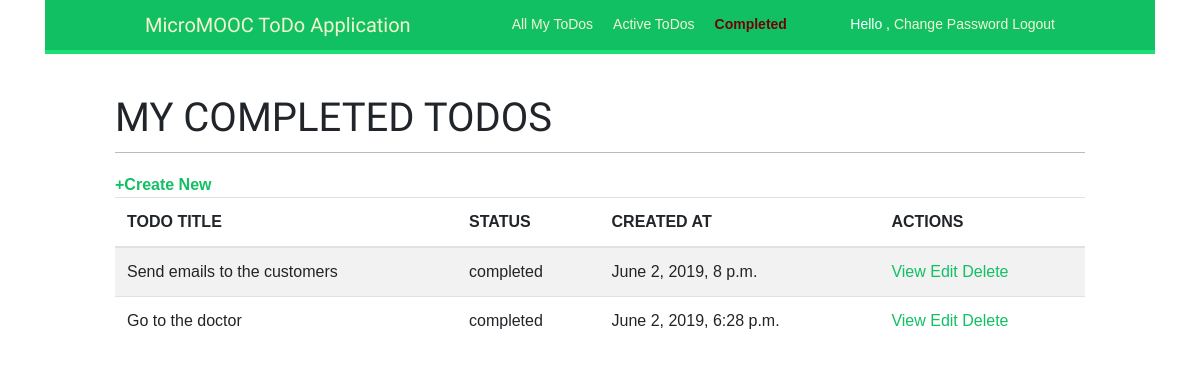
The app's page /completed/ (signed in) with its own data.
### todos/models.py (models this page shows, shortened)
class Todo(models.Model):
    todos = models.Manager()
    active = ActiveTodosManager()
    completed = CompletedTodosManager()
    TODO_STATUS = (
        ('active', 'Active'),
        ('completed', 'Done')
    )
    title = models.CharField(max_length=200)
    description = models.TextField(blank=True, null=True)
    creator = models.ForeignKey(
        User, on_delete=models.CASCADE, related_name='todos_creates')
    status = models.CharField(
        max_length=10, choices=TODO_STATUS, default='active')
    created_at = models.DateTimeField(auto_now_add=True)
    updated_at = models.DateField(auto_now_add=True)
    class Meta:
        ordering = ('-created_at',)

### user_account/views.py (the view)
# urls.py: path('completed/', views.completed_todos, name='completed_todos'),
@login_required
def completed_todos(request):
    completed_user_todos = Todo.completed.filter(creator=request.user)
    return render(request, 'account/completed_todos.html', {'section': 'completed', 'completed_todos': completed_user_todos})

### todos/models.py (called while the page is built)
    def get_queryset(self):
        return super(CompletedTodosManager, self).get_queryset().filter(status='completed')

### user_account/templates/account/completed_todos.html (shortened to what this page needs)
{% extends "base.html" %}
{% block content %}
<div class="container">
        <h1>MY COMPLETED TODOS</h1><span><a href="{% url "create_todo" %}"><strong>+Create New</strong></a> </span>
            <table class="table table-hover table-striped">
                <thead>
                    <tr>
                        <th>TODO TITLE</th>
                        <th>STATUS</th>
                        <th>CREATED AT</th>
                        <th>ACTIONS</th>
                    </tr>
                </thead>
                <tbody>
                    {% for todo in completed_todos %}
                    <tr>
                        <td>{{ todo.title }}</td>
                        <td>{{ todo.status }}</td>
                        <td> {{ todo.created_at }}</td>
                        <td>
                            <a href="{% url "todo_details" todo.pk %}">View</a>
                            <a href="{% url 'todo_edit' todo.pk %}">Edit</a>
                            <a href="{% url 'todo_delete' todo.pk %}">Delete</a>
                        </td>
                    </tr>
                    {% endfor %}
                </tbody>
            </table>
    </div>
{% endblock %}

### static/css/base.css (style rules this page uses)
body { margin:0; padding:0; font-family:helvetica, sans-serif; }
a { color:#12c064; text-decoration:none; }
h1, h2, h3, h4, h5 , h6 { font-family: 'Muli', sans-serif; font-weight:normal; }
h1 { border-bottom:1px solid #bbb; padding:0 0 10px 0; margin:10px 0 20px 0; }

### records on screen
Todo: title "Send emails to the customers", status "completed", created_at "June 2, 2019, 8 p.m."
Todo: title "Go to the doctor", status "completed", created_at "June 2, 2019, 6:28 p.m."
